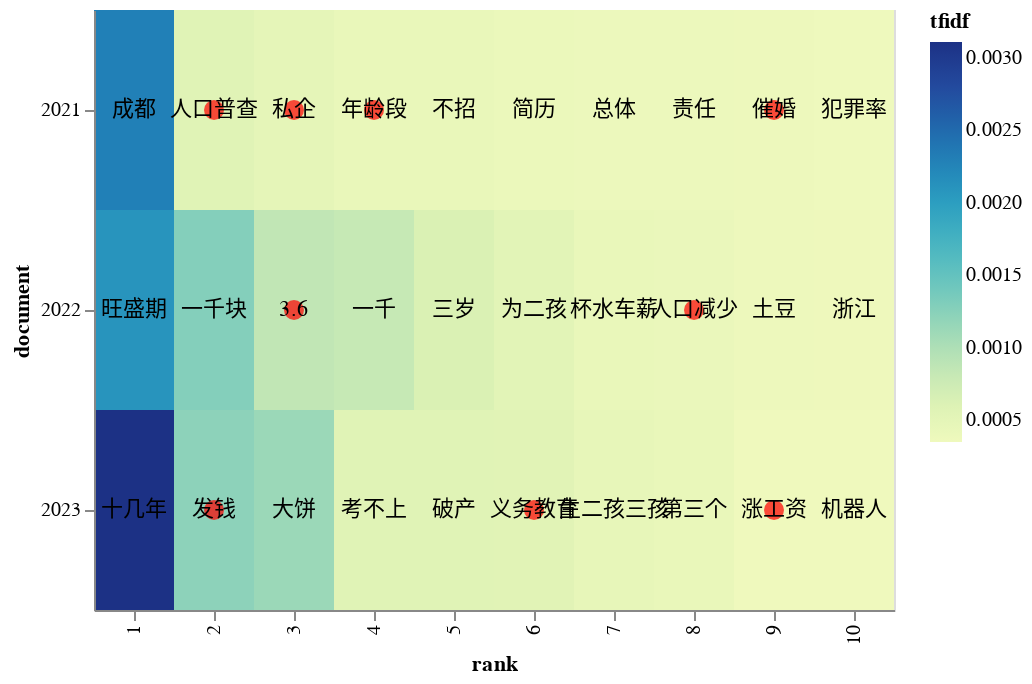

This figure's notebook cell:
### Code cell
# Step 7.9: Draw heat map of top_tfidf
# code from class
import altair as alt

term_list  = ['人口普查', '3.6', '催婚', '私企', '年龄段', '人口减少','涨工资','发钱','义务教育'] # change manually based on result of previous cell
# transalation


top_tfidf_plusRand = top_tfidf.copy()
top_tfidf_plusRand['tfidf'] = top_tfidf_plusRand['tfidf'] + np.random.rand(top_tfidf.shape[0])*0.0001


# base for all visualizations, with rank calculation
base = alt.Chart(top_tfidf_plusRand).encode(
    x = 'rank:O',
    y = 'document:N'
).transform_window(
    rank = "rank()",
    sort = [alt.SortField("tfidf", order="descending")],
    groupby = ["document"],
)


# heatmap specification
heatmap = base.mark_rect().encode(
    color = 'tfidf:Q'
)

# red circle over terms in above list
circle = base.mark_circle(size=100).encode( # include a circle with a size of 100
    color = alt.condition(
        alt.FieldOneOfPredicate(field='term', oneOf=term_list), 
        alt.value('red'),
        alt.value('#FFFFFF00')        
    )
)

# text labels, white for darker heatmap colors
text = base.mark_text(baseline='middle').encode(
    text = 'term:N',
    color = alt.condition(alt.datum.tfidf >= 0.23, alt.value('white'), alt.value('black'))
)

# display the three superimposed visualizations
(heatmap + circle + text).properties(width = 400, height = 300)

### Figure 1 — Vega-Lite specification as saved in the notebook (floating-point values rounded to 4 significant figures)
{"config": {"view": {"continuousWidth": 400, "continuousHeight": 300}}, "layer": [{"mark": "rect", "encoding": {"color": {"field": "tfidf", "type": "quantitative"}, "x": {"field": "rank", "type": "ordinal"}, "y": {"field": "document", "type": "nominal"}}, "transform": [{"window": [{"op": "rank", "field": "", "as": "rank"}], "groupby": ["document"], "sort": [{"field": "tfidf", "order": "descending"}]}]}, {"mark": {"type": "circle", "size": 100}, "encoding": {"color": {"condition": {"value": "red", "test": {"field": "term", "oneOf": ["人口普查", "3.6", "催婚", "私企", "年龄段", "人口减少", "涨工资", "发钱", "义务教育"]}}, "value": "#FFFFFF00"}, "x": {"field": "rank", "type": "ordinal"}, "y": {"field": "document", "type": "nominal"}}, "transform": [{"window": [{"op": "rank", "field": "", "as": "rank"}], "groupby": ["document"], "sort": [{"field": "tfidf", "order": "descending"}]}]}, {"mark": {"type": "text", "baseline": "middle"}, "encoding": {"color": {"condition": {"value": "white", "test": "(datum.tfidf >= 0.23)"}, "value": "black"}, "text": {"field": "term", "type": "nominal"}, "x": {"field": "rank", "type": "ordinal"}, "y": {"field": "document", "type": "nominal"}}, "transform": [{"window": [{"op": "rank", "field": "", "as": "rank"}], "groupby": ["document"], "sort": [{"field": "tfidf", "order": "descending"}]}]}], "data": {"name": "data-9948a3d382e2967b673dcc7f38abd786"}, "height": 300, "width": 400, "$schema": "https://vega.github.io/schema/vega-lite/v4.17.0.json", "datasets": {"data-9948a3d382e2967b673dcc7f38abd786": [{"document": "2021", "term": "成都", "tfidf": 0.002298}, {"document": "2021", "term": "人口普查", "tfidf": 0.0005614}, {"document": "2021", "term": "不招", "tfidf": 0.0004275}, {"document": "2021", "term": "私企", "tfidf": 0.0004932}, {"document": "2021", "term": "简历", "tfidf": 0.0003997}, {"document": "2021", "term": "责任", "tfidf": 0.0003909}, {"document": "2021", "term": "犯罪率", "tfidf": 0.0003606}, {"document": "2021", "term": "年龄段", "tfidf": 0.0004288}, {"document": "2021", "term": "催婚", "tfidf": 0.0003722}, {"document": "2021", "term": "总体", "tfidf": 0.0003917}, {"document": "2022", "term": "旺盛期", "tfidf": 0.002105}, {"document": "2022", "term": "一千块", "tfidf": 0.001277}, {"document": "2022", "term": "3.6", "tfidf": 0.0008667}, {"document": "2022", "term": "一千", "tfidf": 0.0008168}, {"document": "2022", "term": "三岁", "tfidf": 0.0006318}, {"document": "2022", "term": "为二孩", "tfidf": 0.0005272}, {"document": "2022", "term": "人口减少", "tfidf": 0.0004215}, {"document": "2022", "term": "杯水车薪", "tfidf": 0.0004328}, {"document": "2022", "term": "土豆", "tfidf": 0.0003818}, {"document": "2022", "term": "浙江", "tfidf": 0.0003676}, {"document": "2023", "term": "十几年", "tfidf": 0.003108}, {"document": "2023", "term": "发钱", "tfidf": 0.001221}, {"document": "2023", "term": "大饼", "tfidf": 0.001129}, {"document": "2023", "term": "考不上", "tfidf": 0.0005549}, {"document": "2023", "term": "生二孩三孩", "tfidf": 0.0004646}, {"document": "2023", "term": "破产", "tfidf": 0.0005546}, {"document": "2023", "term": "义务教育", "tfidf": 0.0005489}, {"document": "2023", "term": "涨工资", "tfidf": 0.0003507}, {"document": "2023", "term": "机器人", "tfidf": 0.000349}, {"document": "2023", "term": "第三个", "tfidf": 0.0004349}]}}
